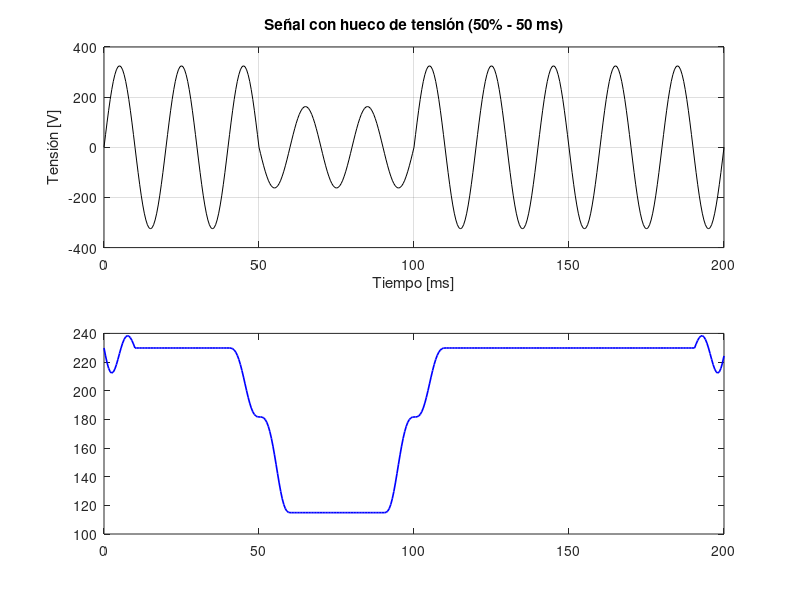

Here is the MATLAB script that generated this plot: (Note: this script raises an error after producing the figure.)
% Práctica 2. Itinerario de Eléctrica
% Máster en Ingeniería Industrial. Universidad de Almería
% Ejercicio 2.2.3 - Detección de Variaciones de Tensión
% Grupo 3: Nadia Rotbi Prado, Encarnación Cervantes Requena y Pablo Segura
% Fernández
clear; close all; clc;

%% --- Función RMS deslizante ---
function [v_rms, t_rms] = rmsDeslizante(v, fs, ventana_ms)
    % Calcula el RMS deslizante de una señal
    % Entradas:
    %   v → señal
    %   fs → frecuencia de muestreo [Hz]
    %   ventana_ms → tamaño de la ventana [ms]
    % Salidas:
    %   v_rms → vector de valores RMS
    %   t_rms → vector de tiempos asociados

    Nw = round((ventana_ms / 1000) * fs);   % muestras por ventana
    v2 = v.^2;
    v_rms = sqrt(movmean(v2, Nw));
    t_rms = (0:length(v)-1)/fs;
end

%% --- Señal con hueco de tensión para ver el cálculo de RMS en varios casos ---
fs = 2000; t_total = 0.2;
t = 0:1/fs:t_total;
f = 50; Vp = 325;

v = Vp * sin(2*pi*f*t);
% Hueco del 50% entre 50 y 100 ms
v((t >= 0.05) & (t < 0.1)) = 0.5 * Vp * sin(2*pi*f*t((t >= 0.05) & (t < 0.1)));

%% --- Calcular RMS deslizante ---
[vrms, t_rms] = rmsDeslizante(v, fs, 20); % ventana 20 ms

%% --- Gráficas ---
figure;
subplot(2,1,1);
plot(t*1000, v, 'k');
xlabel('Tiempo [ms]'); ylabel('Tensión [V]');
title('Señal con hueco de tensión (50% - 50 ms)'); grid on;

subplot(2,1,2);
plot(t_rms*1000, vrms, 'b', 'LineWidth', 1.2);
hold on;
yline(230, 'g--', 'Nominal (230 V)');
yline(207, 'r--', 'Límite -10% (207 V)');
xlabel('Tiempo [ms]'); ylabel('RMS [V]');
title('Valor RMS deslizante (Ventana 20 ms)');
legend('RMS','Nominal','Límite -10%','Location','best');
grid on;
